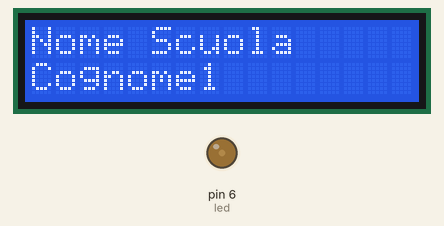
This sketch was run on a simulated Arduino Uno, built with avr-gcc and run on an emulated ATmega328P. Parts: 16×2 character LCD, output pins drawn as LEDs (lit = HIGH).

Above: at 0.21 s.
At 9.54 s:
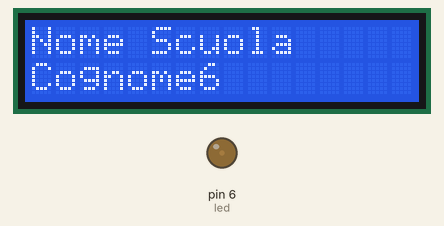
At 19.78 s:
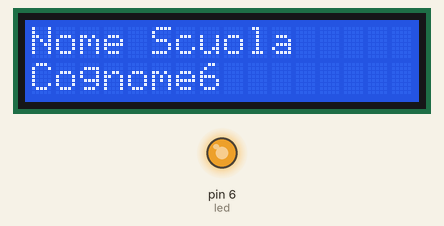
At 39.65 s:
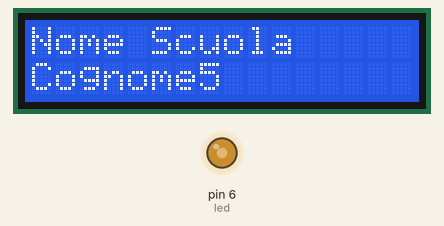
Timing chart, 0 to 40.0 s (numbered marks = the images above):
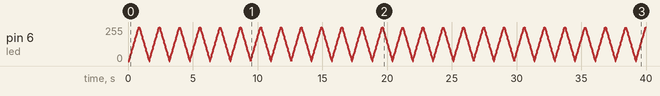

The sketch:

DisplaySchool.ino
```cpp
//Includo la libreria LCD
#include <LiquidCrystal.h>

//Inizializzo il display
LiquidCrystal lcd (0, 1, 8, 9, 10, 11);

//Inizializzo il led + le variabili
int led = 6;
int brightness = 0;
int fadeAmount = 5;

//Inizializzo i cognomi
String cognomi[7] = {"Cognome1", "Cognome2", "Cognome3", "Cognome4", "Cognome5", "Cognome6", "Cognome7"};

//Ciclo iniziale
void setup()
{
  //Inizializzo entrambi i componenti
  lcd.begin(16, 2);
  pinMode(led, OUTPUT);
}

//Funzione led effetto a scomparsa
void fade(){
  //Valore minimo -> massimo
  for (int fadeValue = 0 ; fadeValue <= 255; fadeValue += 10) {
    analogWrite(led, fadeValue);
    delay(30);
  }
  //Valore massimo -> minimo
  for (int fadeValue = 255 ; fadeValue >= 0; fadeValue -= 10) {
    analogWrite(led, fadeValue);
    delay(30);
  }
}


//Ciclo infinito
void loop()
{
  //Ciclo iterativo per stampare i nomi
  for(int i=0; i< 7; i++){
    //Pulisce lo schermo
    lcd.clear();

    //Posiziona il cursore
    lcd.setCursor(0,0);

    //Stampa il nome della scuola
    lcd.print("Nome Scuola");

    //Riposiziona il cursore
    lcd.setCursor(0,1);

    //Stampa il nome
    lcd.print(cognomi[i]);

    //Led effetto scomparsa
    fade();
  }

}
```
